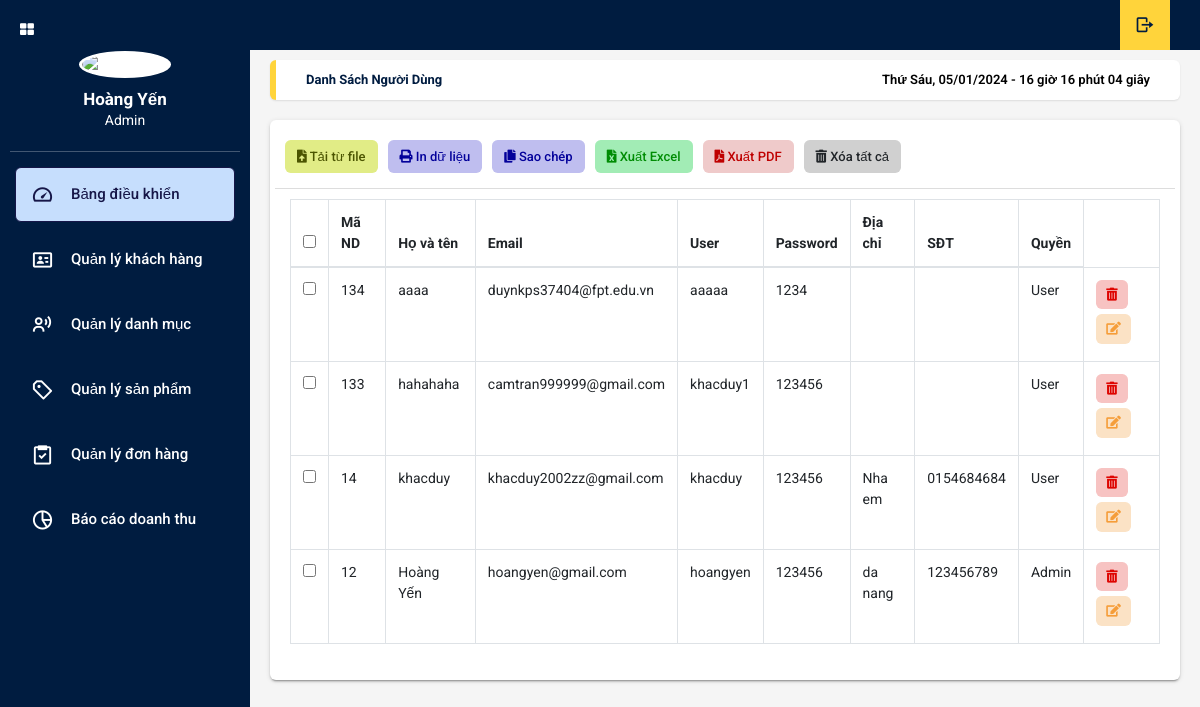
Screenshot of /WebDY/admin/index.php?act=qlkh (signed in) with the database file from the repository.
### tables this page shows
CREATE TABLE `nguoidung` (
  `MaND` int(11) NOT NULL,
  `name` varchar(50) NOT NULL,
  `user` varchar(50) NOT NULL,
  `email` varchar(50) NOT NULL,
  `phonenum` varchar(20) DEFAULT NULL,
  `address` varchar(200) DEFAULT NULL,
  `pass` varchar(50) NOT NULL,
  `role_id` tinyint(1) NOT NULL DEFAULT 0
);

### WebDY/admin/model/pdo.php (called while the page is built, shortened)
<?php
function pdo_get_connection(){
    $dburl = "mysql:host=localhost;dbname=dycakehouse;charset=utf8";
    $username = 'root';
    $password = '';
    $conn = new PDO($dburl, $username, $password);
    $conn->setAttribute(PDO::ATTR_ERRMODE, PDO::ERRMODE_EXCEPTION);
    return $conn;
}
function pdo_query($sql){
    $sql_args = array_slice(func_get_args(), 1);
    try{
        $conn = pdo_get_connection();
        $stmt = $conn->prepare($sql);
        $stmt->execute($sql_args);
        $rows = $stmt->fetchAll();
        return $rows;
    }
    catch(PDOException $e){
        throw $e;
    }
    finally{
        unset($conn);
    }
}

### WebDY/admin/model/nguoidung.php (called while the page is built, shortened)
<?php
     function loadall_user(){
            $sql="select * from nguoidung where 1 order by MaND desc";
            $listnd=pdo_query($sql);
            return $listnd;
     }
    function get_role($n){
        switch ($n) {
            case '0':
                $role="User";
                break;
            case '1':
                $role="Admin";
                break;
        }
        return $role;
    }
?>

### WebDY/admin/nguoidung/list.php (the view)
<main class="app-content">
        <div class="app-title">
            <ul class="app-breadcrumb breadcrumb side">
                <li class="breadcrumb-item active"><a href="index.php?act=qlkh"><b>Danh sách người dùng</b></a></li>
            </ul>
            <div id="clock"></div>
        </div>
        <div class="row">
            <div class="col-md-12">
                <div class="tile">
                    <div class="tile-body">
                        <div class="row element-button">
                            <div class="col-sm-2">
                              <a class="btn btn-delete btn-sm nhap-tu-file" type="button" title="Nhập" onclick="myFunction(this)"><i
                                  class="fas fa-file-upload"></i> Tải từ file</a>
                            </div>
                            <div class="col-sm-2">
                              <a class="btn btn-delete btn-sm print-file" type="button" title="In" onclick="myApp.printTable()"><i
                                  class="fas fa-print"></i> In dữ liệu</a>
                            </div>
                            <div class="col-sm-2">
                              <a class="btn btn-delete btn-sm print-file js-textareacopybtn" type="button" title="Sao chép"><i
                                  class="fas fa-copy"></i> Sao chép</a>
                            </div>
                            <div class="col-sm-2">
                              <a class="btn btn-excel btn-sm" href="" title="In"><i class="fas fa-file-excel"></i> Xuất Excel</a>
                            </div>
                            <div class="col-sm-2">
                              <a class="btn btn-delete btn-sm pdf-file" type="button" title="In" onclick="myFunction(this)"><i
                                  class="fas fa-file-pdf"></i> Xuất PDF</a>
                            </div>
                            <div class="col-sm-2">
                              <a class="btn btn-delete btn-sm" type="button" title="Xóa" onclick="myFunction(this)"><i
                                  class="fas fa-trash-alt"></i> Xóa tất cả </a>
                            </div>
                          </div>
                        <table class="table table-hover table-bordered" id="sampleTable">
                            <thead>
                                <tr>
                                    <th width="10"><input type="checkbox" id="all"></th>
                                    <th>Mã ND</th>
                                    <th>Họ và tên</th>
                                    <th>Email</th>
                                    <th>User</th>
                                    <th>Password</th>
                                    <th>Địa chỉ</th>
                                    <th>SĐT</th>
                                    <th>Quyền</th>
                                </tr>
                            </thead>
                            <tbody>
                                <?php
                                    foreach($listnd as $nguoidung){
                                        extract($nguoidung);
                                        $role=get_role($nguoidung['role_id']);
                                        $suand="index.php?act=suand&MaND=".$MaND;
                                        $xoand="index.php?act=xoand&MaND=".$MaND;
                                        echo '<tr>
                                        <td width="10"><input type="checkbox" name="check1" value="1"></td>
                                        <td>'.$MaND.'</td>
                                        <td>'.$name.'</td>
                                        <td>'.$email.'</td>
                                        <td>'.$user.'</td>
                                        <td>'.$pass.'</td>
                                        <td>'.$address.'</td>
                                        <td>'.$phonenum.'</td>
                                        <td>'.$role.'</td>
                                        <td><a href="'.$xoand.'"> <button class="btn btn-primary btn-sm trash" type="button" value="Xóa"
                                                onclick="myFunction(this)"><i class="fas fa-trash-alt"></i>
                                            </button></a>
                                            <a href="'.$suand.'"><button class="btn btn-primary btn-sm edit" type="button" value="Sửa" id="show-emp" data-toggle="modal"
                          data-target="#ModalUP"><i class="fas fa-edit"></i></button></a>
                                        </td>
                                    </tr>';
                                    }
                                ?>
                            </tbody>
                        </table>
                    </div>
                </div>
            </div>
        </div>
    </main>

### rows the page displays
nguoidung: MaND "134", name "aaaa", email "duynkps37404@fpt.edu.vn", user "aaaaa", pass "1234", role "User"
nguoidung: MaND "133", name "hahahaha", email "camtran999999@gmail.com", user "khacduy1", pass "123456", role "User"
nguoidung: MaND "14", name "khacduy", email "khacduy2002zz@gmail.com", user "khacduy", pass "123456", address "Nha em", phonenum "0154684684", role "User"
nguoidung: MaND "12", name "Hoàng Yến", email "hoangyen@gmail.com", user "hoangyen", pass "123456", address "da nang", phonenum "123456789", role "Admin"
